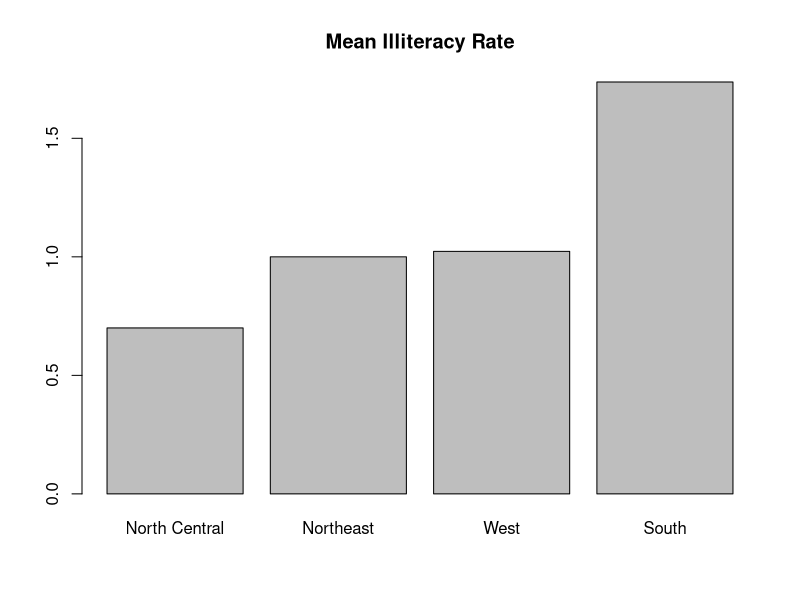

The R source for this figure:
par(mfrow = c(1,1))
states <- data.frame(state.region, state.x77)
means <- aggregate(states$Illiteracy, by=list(state.region), FUN=mean)
means

means <- means[order(means$x),]
means
barplot(means$x, names.arg = means$Group.1)
title("Mean Illiteracy Rate")
